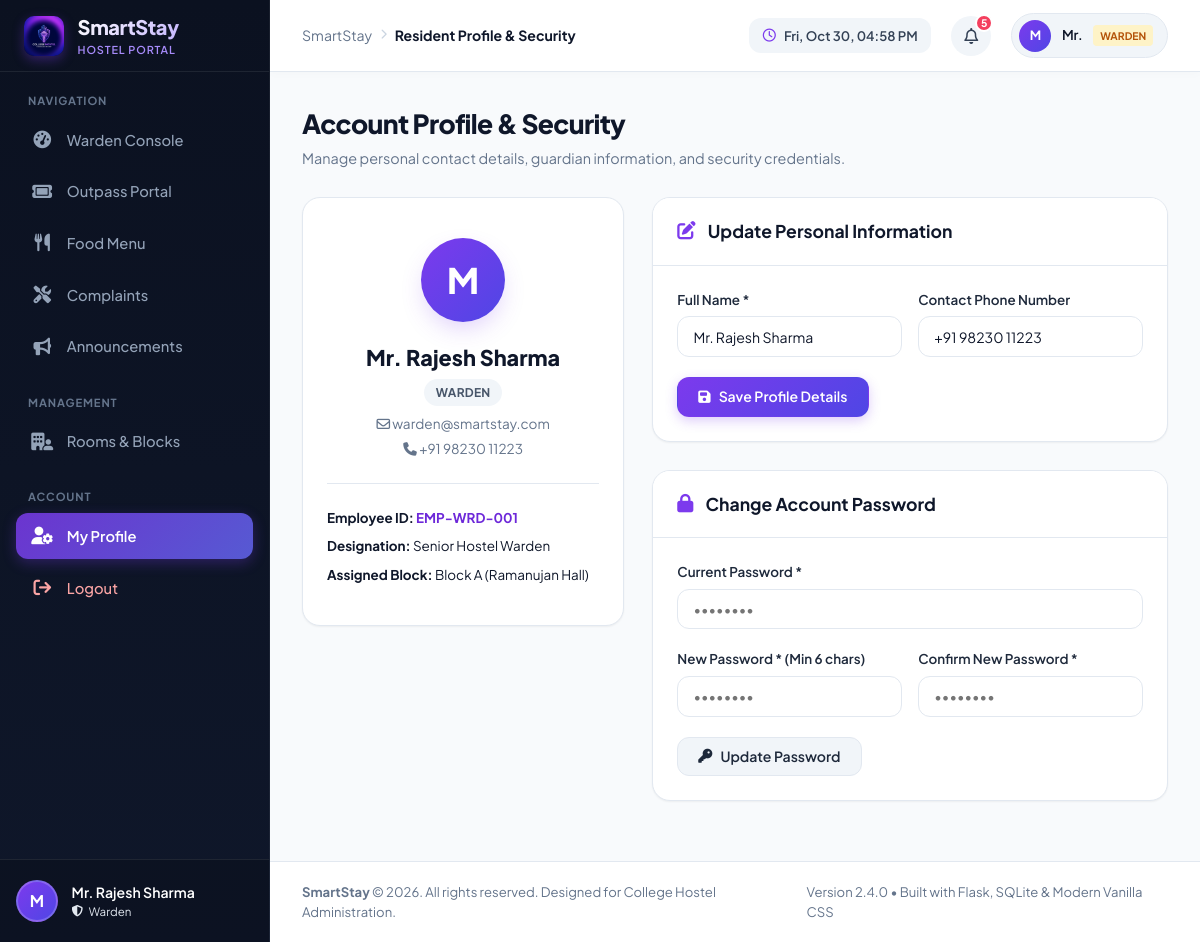
Screenshot of /profile (signed in) with the database file from the repository.
### tables this page shows
CREATE TABLE users (
        id INTEGER PRIMARY KEY AUTOINCREMENT,
        username TEXT UNIQUE NOT NULL,
        email TEXT UNIQUE NOT NULL,
        password_hash TEXT NOT NULL,
        role TEXT NOT NULL CHECK(role IN ('student', 'warden', 'admin')),
        full_name TEXT NOT NULL,
        phone TEXT,
        avatar TEXT DEFAULT 'default.png',
        created_at TIMESTAMP DEFAULT CURRENT_TIMESTAMP
    );

CREATE TABLE wardens (
        id INTEGER PRIMARY KEY AUTOINCREMENT,
        user_id INTEGER UNIQUE NOT NULL REFERENCES users(id) ON DELETE CASCADE,
        employee_id TEXT UNIQUE NOT NULL,
        assigned_block_id INTEGER REFERENCES blocks(id) ON DELETE SET NULL,
        designation TEXT DEFAULT 'Hostel Warden'
    );

CREATE TABLE blocks (
        id INTEGER PRIMARY KEY AUTOINCREMENT,
        name TEXT NOT NULL UNIQUE,
        gender_type TEXT NOT NULL DEFAULT 'Boys',
        total_floors INTEGER DEFAULT 3,
        description TEXT
    );

### app.py (the view, shortened to what this page needs)
@app.route('/profile', methods=['GET', 'POST'])
@login_required
def profile():
    user = query_db("SELECT * FROM users WHERE id = ?", [session['user_id']], one=True)
    student = None
    warden = None
    if user['role'] == 'student':
        student = query_db("""
            SELECT s.*, r.room_number, r.floor, r.type as room_type, b.name as block_name
            FROM students s
            LEFT JOIN rooms r ON s.room_id = r.id
            LEFT JOIN blocks b ON r.block_id = b.id
            WHERE s.user_id = ?
        """, [user['id']], one=True)
    elif user['role'] == 'warden':
        warden = query_db("""
            SELECT w.*, b.name as block_name
            FROM wardens w
            LEFT JOIN blocks b ON w.assigned_block_id = b.id
            WHERE w.user_id = ?
        """, [user['id']], one=True)
    return render_template('profile.html', user=user, student=student, warden=warden)

### app.py (called while the page is built)
def get_db():
    db = getattr(g, '_database', None)
    if db is None:
        db = g._database = sqlite3.connect(DATABASE)
        db.row_factory = sqlite3.Row
        db.execute("PRAGMA foreign_keys = ON")
    return db

@app.teardown_appcontext
def close_connection(exception):
    db = getattr(g, '_database', None)
    if db is not None:
        db.close()

def query_db(query, args=(), one=False):
    cur = get_db().execute(query, args)
    rv = cur.fetchall()
    cur.close()
    return (rv[0] if rv else None) if one else rv

def login_required(f):
    @wraps(f)
    def decorated_function(*args, **kwargs):
        if 'user_id' not in session:
            flash('Please log in to access this page.', 'warning')
            return redirect(url_for('login', next=request.url))
        return f(*args, **kwargs)
    return decorated_function

def get_current_user():
    if 'user_id' not in session:
        return None
    user = query_db("SELECT * FROM users WHERE id = ?", [session['user_id']], one=True)
    return user

### templates/profile.html (shortened to what this page needs)
{% extends "base.html" %}
{% block page_title %}Resident Profile & Security{% endblock %}
{% block content %}
<div class="page-header-row">
  <div class="page-title-group">
    <h1>Account Profile & Security</h1>
    <p class="page-subtitle">Manage personal contact details, guardian information, and security credentials.</p>
  </div>
</div>
<div style="display: grid; grid-template-columns: 1fr 1.6fr; gap: 1.75rem;">
  <div>
    <div class="card" style="text-align: center;">
      <div class="card-body" style="padding: 2.5rem 1.5rem;">
        <div style="width: 84px; height: 84px; border-radius: 50%; background: linear-gradient(135deg, var(--purple-600), var(--indigo-600)); display: flex; align-items: center; justify-content: center; font-size: 2.2rem; font-weight: 800; color: #fff; margin: 0 auto 1.25rem; box-shadow: var(--shadow-purple);">
          {{ user.full_name[:1] }}
        </div>
        <h2 style="font-size: 1.35rem; font-weight: 800; color: var(--navy-900);">{{ user.full_name }}</h2>
        <div style="margin-top: 0.25rem;">
          <span class="badge badge-low" style="text-transform: uppercase;">{{ user.role }}</span>
        </div>
        <div style="font-size: 0.85rem; color: var(--text-muted); margin-top: 0.5rem;">
          <i class="fa-regular fa-envelope"></i> {{ user.email }}
        </div>
        <div style="font-size: 0.85rem; color: var(--text-muted); margin-top: 0.25rem;">
          <i class="fa-solid fa-phone"></i> {{ user.phone or 'Not provided' }}
        </div>
        {% if student %}
          <div style="margin-top: 1.5rem; padding-top: 1.5rem; border-top: 1px solid var(--border-color); text-align: left; font-size: 0.84rem; display: flex; flex-direction: column; gap: 0.5rem;">
            <div><strong>Roll Number:</strong> <span style="color: var(--purple-700); font-weight: 700;">{{ student.roll_no }}</span></div>
            <div><strong>Department:</strong> {{ student.department }}</div>
            <div><strong>Academic Year:</strong> {{ student.year }}</div>
            <div><strong>Hostel Wing:</strong> {{ student.block_name or 'Unassigned' }}</div>
            <div><strong>Room Number:</strong> <span class="badge badge-approved">Room {{ student.room_number or 'Pending' }}</span></div>
          </div>
        {% elif warden %}
          <div style="margin-top: 1.5rem; padding-top: 1.5rem; border-top: 1px solid var(--border-color); text-align: left; font-size: 0.84rem; display: flex; flex-direction: column; gap: 0.5rem;">
            <div><strong>Employee ID:</strong> <span style="color: var(--purple-700); font-weight: 700;">{{ warden.employee_id }}</span></div>
            <div><strong>Designation:</strong> {{ warden.designation }}</div>
            <div><strong>Assigned Block:</strong> {{ warden.block_name or 'All Blocks' }}</div>
          </div>
        {% endif %}
      </div>
    </div>
  </div>
  <div>
    <div class="card">
      <div class="card-header">
        <div class="card-header-title">
          <i class="fa-solid fa-pen-to-square"></i>
          <h3>Update Personal Information</h3>
        </div>
      </div>
      <div class="card-body">
        <form action="{{ url_for('profile') }}" method="POST">
          <div style="display: grid; grid-template-columns: 1fr 1fr; gap: 1rem;">
            <div class="form-group">
              <label class="form-label">Full Name *</label>
              <input type="text" name="full_name" class="form-control" value="{{ user.full_name }}" required>
            </div>
            <div class="form-group">
              <label class="form-label">Contact Phone Number</label>
              <input type="tel" name="phone" class="form-control" value="{{ user.phone or '' }}" placeholder="+91 98765 43210">
            </div>
          </div>
          <button type="submit" class="btn btn-primary">
            <i class="fa-solid fa-floppy-disk"></i> Save Profile Details
          </button>
        </form>
      </div>
    </div>
    <div class="card">
      <div class="card-header">
        <div class="card-header-title">
          <i class="fa-solid fa-lock"></i>
          <h3>Change Account Password</h3>
        </div>
      </div>
      <div class="card-body">
        <form action="{{ url_for('profile') }}" method="POST">
          <div class="form-group">
            <label class="form-label">Current Password *</label>
            <input type="password" name="current_password" class="form-control" placeholder="••••••••" required>
          </div>
          <div style="display: grid; grid-template-columns: 1fr 1fr; gap: 1rem;">
            <div class="form-group">
              <label class="form-label">New Password * (Min 6 chars)</label>
              <input type="password" name="new_password" class="form-control" placeholder="••••••••" minlength="6" required>
            </div>
            <div class="form-group">
              <label class="form-label">Confirm New Password *</label>
              <input type="password" name="confirm_password" class="form-control" placeholder="••••••••" minlength="6" required>
            </div>
          </div>
          <button type="submit" class="btn btn-secondary">
            <i class="fa-solid fa-key"></i> Update Password
          </button>
        </form>
      </div>
    </div>
  </div>
</div>
{% endblock %}

### templates/base.html (shortened to what this page needs)
<!DOCTYPE html>
<html lang="en">
<head>
  <link rel="stylesheet" href="https://cdnjs.cloudflare.com/ajax/libs/font-awesome/6.5.1/css/all.min.css">
  <link rel="stylesheet" href="{{ url_for('static', filename='css/style.css') }}">
</head>
<body>
  <div class="app-wrapper">
    <aside class="app-sidebar" id="appSidebar">
      <div class="sidebar-header">
        <img src="{{ url_for('static', filename='images/logo.jpg') }}" alt="SmartStay" class="brand-logo-img">
        <div class="brand-title">
          <span class="brand-name">SmartStay</span>
          <span class="brand-badge">Hostel Portal</span>
        </div>
      </div>
      <div class="sidebar-content">
        <div>
          <div class="nav-section-title">Navigation</div>
          <ul class="nav-menu">
            {% if session.get('role') == 'student' %}
              <li class="nav-item {% if request.path == '/student/dashboard' %}active{% endif %}">
                <a href="{{ url_for('student_dashboard') }}">
                  <i class="fa-solid fa-gauge-high"></i>
                  <span>My Dashboard</span>
                </a>
              </li>
            {% elif session.get('role') == 'warden' %}
              <li class="nav-item {% if request.path == '/warden/dashboard' %}active{% endif %}">
                <a href="{{ url_for('warden_dashboard') }}">
                  <i class="fa-solid fa-gauge-high"></i>
                  <span>Warden Console</span>
                </a>
              </li>
            {% endif %}
            <li class="nav-item {% if request.path == '/outpass' %}active{% endif %}">
              <a href="{{ url_for('outpass') }}">
                <i class="fa-solid fa-ticket"></i>
                <span>Outpass Portal</span>
              </a>
            </li>
            <li class="nav-item {% if request.path == '/food-menu' %}active{% endif %}">
              <a href="{{ url_for('food_menu') }}">
                <i class="fa-solid fa-utensils"></i>
                <span>Food Menu</span>
              </a>
            </li>
            <li class="nav-item {% if request.path == '/complaints' %}active{% endif %}">
              <a href="{{ url_for('complaints') }}">
                <i class="fa-solid fa-screwdriver-wrench"></i>
                <span>Complaints</span>
              </a>
            </li>
            <li class="nav-item {% if request.path == '/announcements' %}active{% endif %}">
              <a href="{{ url_for('announcements') }}">
                <i class="fa-solid fa-bullhorn"></i>
                <span>Announcements</span>
              </a>
            </li>
          </ul>
        </div>
        {% if session.get('role') in ['warden', 'admin'] %}
        <div>
          <div class="nav-section-title">Management</div>
          <ul class="nav-menu">
            <li class="nav-item {% if request.path == '/rooms' %}active{% endif %}">
              <a href="{{ url_for('rooms') }}">
                <i class="fa-solid fa-building-user"></i>
                <span>Rooms & Blocks</span>
              </a>
            </li>
          </ul>
        </div>
        {% endif %}
        <div>
          <div class="nav-section-title">Account</div>
          <ul class="nav-menu">
            <li class="nav-item {% if request.path == '/profile' %}active{% endif %}">
              <a href="{{ url_for('profile') }}">
                <i class="fa-solid fa-user-gear"></i>
                <span>My Profile</span>
              </a>
            </li>
            <li class="nav-item">
              <a href="{{ url_for('logout') }}" style="color: #fca5a5;">
                <i class="fa-solid fa-arrow-right-from-bracket"></i>
                <span>Logout</span>
              </a>
            </li>
          </ul>
        </div>
      </div>
      <div class="sidebar-footer">
        <a href="{{ url_for('profile') }}" class="user-mini-card">
          <div class="user-avatar-circle">
            {{ current_user.full_name[:1] if current_user else 'U' }}
          </div>
          <div class="user-meta">
            <div class="user-meta-name">{{ current_user.full_name if current_user else 'Guest' }}</div>
            <div class="user-meta-role">
              <i class="fa-solid fa-shield-halved"></i>
              <span>{{ current_user.role|capitalize if current_user else 'Resident' }}</span>
            </div>
          </div>
        </a>
      </div>
    </aside>
    <main class="app-main">
      <header class="app-header">
        <div class="header-left">
          <div class="page-breadcrumb">
            <span>SmartStay</span>
            <i class="fa-solid fa-chevron-right" style="font-size: 0.65rem; color: #cbd5e1;"></i>
            <span class="breadcrumb-active">{% block page_title %}Dashboard{% endblock %}</span>
          </div>
        </div>
        <div class="header-right">
          <div class="system-clock">
            <i class="fa-regular fa-clock"></i>
            <span id="systemClockText"></span>
          </div>
          <div style="position: relative;">
            <button class="notification-bell-btn" id="notificationBellBtn" aria-label="Notifications">
              <i class="fa-regular fa-bell"></i>
              {% if unread_notifications_count > 0 %}
                <span class="bell-badge" id="notifBadge">{{ unread_notifications_count }}</span>
              {% endif %}
            </button>
          </div>
          <a href="{{ url_for('profile') }}" class="header-profile-chip">
            <div class="header-avatar">
              {{ current_user.full_name[:1] if current_user else 'U' }}
            </div>
            <span class="header-user-name">{{ current_user.full_name.split(' ')[0] if current_user else 'User' }}</span>
            <span class="header-role-tag {{ current_user.role if current_user else '' }}">
              {{ current_user.role if current_user else '' }}
            </span>
          </a>
        </div>
      </header>
      <div class="page-container">
        {% block content %}{% endblock %}
      </div>
      <footer class="app-footer">
        <div>
          <strong>SmartStay</strong> &copy; 2026. All rights reserved. Designed for College Hostel Administration.
        </div>
        <div>
          <span>Version 2.4.0 • Built with Flask, SQLite & Modern Vanilla CSS</span>
        </div>
      </footer>
    </main>
  </div>
</body>
</html>

### rows the page displays
users: full_name "M", full_name "Mr. Rajesh Sharma", role "Warden", full_name "Mr.", role "WARDEN", email "warden@smartstay.com", phone "+91 98230 11223"
wardens: employee_id "EMP-WRD-001", designation "Senior Hostel Warden"
blocks: name "Block A (Ramanujan Hall)"

### other values shown
{{ unread_notifications_count }} "5"
